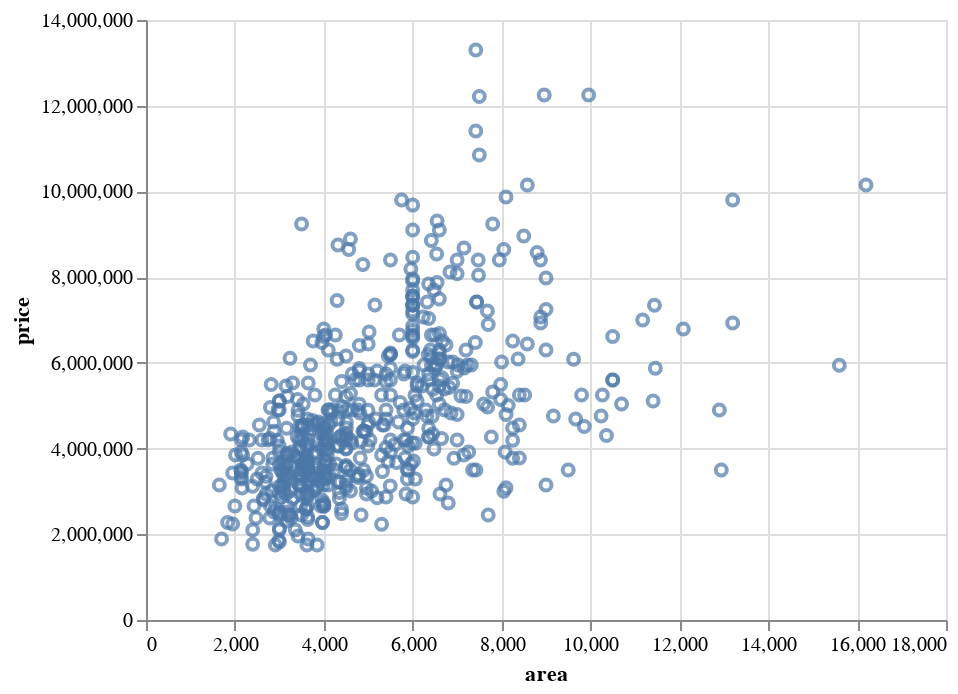

Notebook code cell kept with this figure:
### Code cell
# Create a scatter plot of area vs price
import altair as alt
chart = alt.Chart(housing).mark_point().encode(
    x='area',
    y='price'
).interactive()
chart

### Figure 1 — Vega-Lite specification as saved in the notebook (floating-point values rounded to 4 significant figures; data arrays with more than 128 entries replaced by an {"elided": "..."} marker saying what was removed)
{"config": {"view": {"continuousWidth": 400, "continuousHeight": 300}}, "data": {"name": "data-275c1909d757c2f679490eb080c1e7c7"}, "mark": "point", "encoding": {"x": {"field": "area", "type": "quantitative"}, "y": {"field": "price", "type": "quantitative"}}, "selection": {"selector001": {"type": "interval", "bind": "scales", "encodings": ["x", "y"]}}, "$schema": "https://vega.github.io/schema/vega-lite/v4.17.0.json", "datasets": {"data-275c1909d757c2f679490eb080c1e7c7": {"elided": "545 records"}}}
